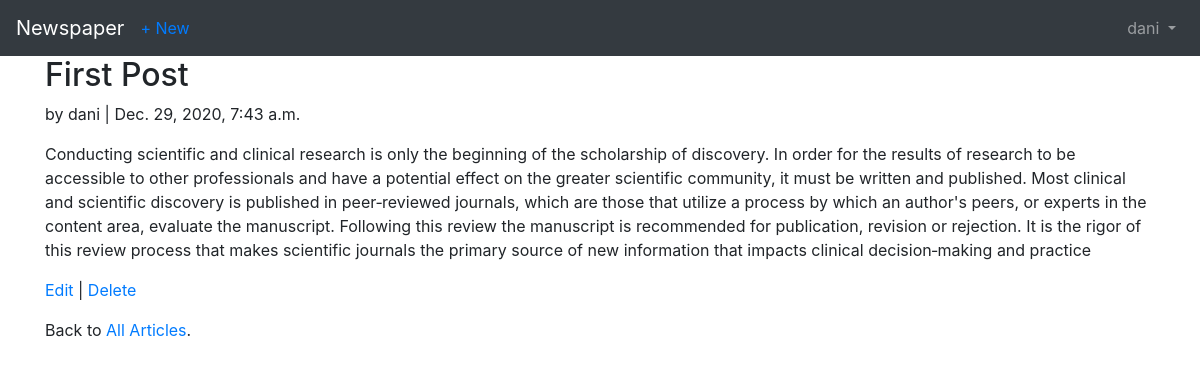
/articles/1/ (signed in), run on the app's committed database.
### users/models.py (models this page shows)
class  CustomUser(AbstractUser):
    age = models.PositiveIntegerField(default=0)

### articles/models.py (models this page shows, shortened)
class Article(models.Model):
    title = models.CharField(max_length=255)
    body = models.TextField()
    date = models.DateTimeField(auto_now_add=True)
    author = models.ForeignKey(
        settings.AUTH_USER_MODEL,
       on_delete= models.CASCADE,
    )

### articles/views.py (the view)
# urls.py: path('<int:pk>/',ArticleDetailView.as_view(), name='article_detail'), # new
class ArticleDetailView(LoginRequiredMixin,DetailView): # new
    model = Article
    template_name = 'article_detail.html'
    login_url = 'login'

### templates/article_detail.html
{% extends 'base.html' %}
{% block content %}
  <div class="article-entry">
    <h2>{{ object.title }}</h2>
    <p>by {{ object.author }} | {{ object.date }}</p>
    <p>{{ object.body }}</p>
  </div>
  <p><a href="{% url 'article_edit' article.pk %}">Edit</a> |
    <a href="{% url 'article_delete' article.pk %}">Delete</a></p>
  <p>Back to <a href="{% url 'article_list' %}">All Articles</a>.</p>
{% endblock content %}

### templates/base.html (shortened to what this page needs)
<!DOCTYPE html>
<html>
<head>
  <link rel="stylesheet" href="https://stackpath.bootstrapcdn.com/bootstrap/4.5.0/css/bootstrap.min.css">
</head>
<body>
  <nav class="navbar navbar-expand-lg navbar-dark bg-dark">
    <a class="navbar-brand" href="{% url 'home' %}">Newspaper</a>
    {% if user.is_authenticated %}
      <ul class="navbar-nav mr-auto">
        <li class="nav-item"><a href="{% url 'article_new' %}">+ New</a></li>
      </ul>
    {% endif %}
    <div class="collapse navbar-collapse" id="navbarSupportedContent">
      {% if user.is_authenticated %}
        <ul class="navbar-nav ml-auto">
          <li class="nav-item">
            <a class="nav-link dropdown-toggle" href="#" id="navbarDropdown" role="button" data-toggle="dropdown" aria-haspopup="true" aria-expanded="false">
              {{ user.username }}
            </a>
          </li>
        </ul>
      {% endif %}
    </div>
  </nav>
  <main>
    <div class="container">
      {% block content %}
      {% endblock content %}
    </div>
  </main>
</body>
</html>

### data on the page
CustomUser: username "dani"
Article: title "First Post", author "dani", date "Dec. 29, 2020, 7:43 a.m.", body "Conducting scientific and clinical research is only the beginning of the scholarship of discovery. In order for the results of research to be accessible to other professionals and have a potential effect on the greater scientific community, it must be written and published. Most clinical and scientific discovery is published in peer‐reviewed journals, which are those that utilize a process by which an author's peers, or experts in the content area, evaluate the manuscript. Following this review the manuscript is recommended for publication, revision or rejection. It is the rigor of this review process that makes scientific journals the primary source of new information that impacts clinical…"
